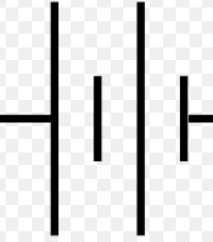
#> input picture Data/Battery/1.png, 213 x 242 px; its folder holds only this picture in this run
$ python Battery.py   (Python 2 division)
#> lines starting #> are read from the running program, lines starting #| are printed output that depends on the picture; after the words box and inside, x2 and y2 are one past the last pixel; in counts of white or black regions, pixels touching at a corner belong together
import glob
import cv2
import os

width = 28
height = 28
dim = (width, height)

for i in range (1, 29):
    a = str(i) + ".png"
    print a
    im = cv2.imread(a, cv2.IMREAD_UNCHANGED)
#> im is the input picture: shape (242, 213, 4); mean B, G, R, A 220.4, 220.4, 220.4, 255
    #bk = im.copy()
    #bk[mask == 255] = (255, 255, 255)
    gray = cv2.cvtColor(im, cv2.COLOR_BGR2GRAY)
    (thresh, bw) = cv2.threshold(~gray, 128, 255, cv2.THRESH_BINARY | cv2.THRESH_OTSU)
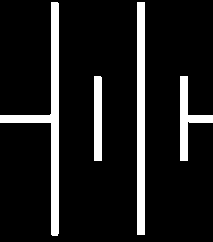
#> bw: shape (242, 213); 11.1% white; 4 white regions, box (x1, y1, x2, y2) and area: (0, 2, 59, 236) 2277, (137, 2, 145, 235) 1864, (180, 76, 213, 161) 879, (94, 76, 102, 161) 679
#> thresh = 123
    bw = cv2.resize(bw, dim, interpolation = cv2.INTER_AREA)
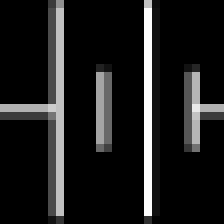
#> bw: shape (28, 28) (shown 8 times larger); min 0, max 253, mean 28.2
    (thresh, bw) = cv2.threshold(bw, 128, 255, cv2.THRESH_BINARY | cv2.THRESH_OTSU)
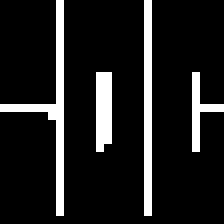
#> bw: shape (28, 28) (shown 8 times larger); 12% white in thin lines or dots
#> thresh = 86
#> (the run stopped early here; a loop or call above may not have finished)
